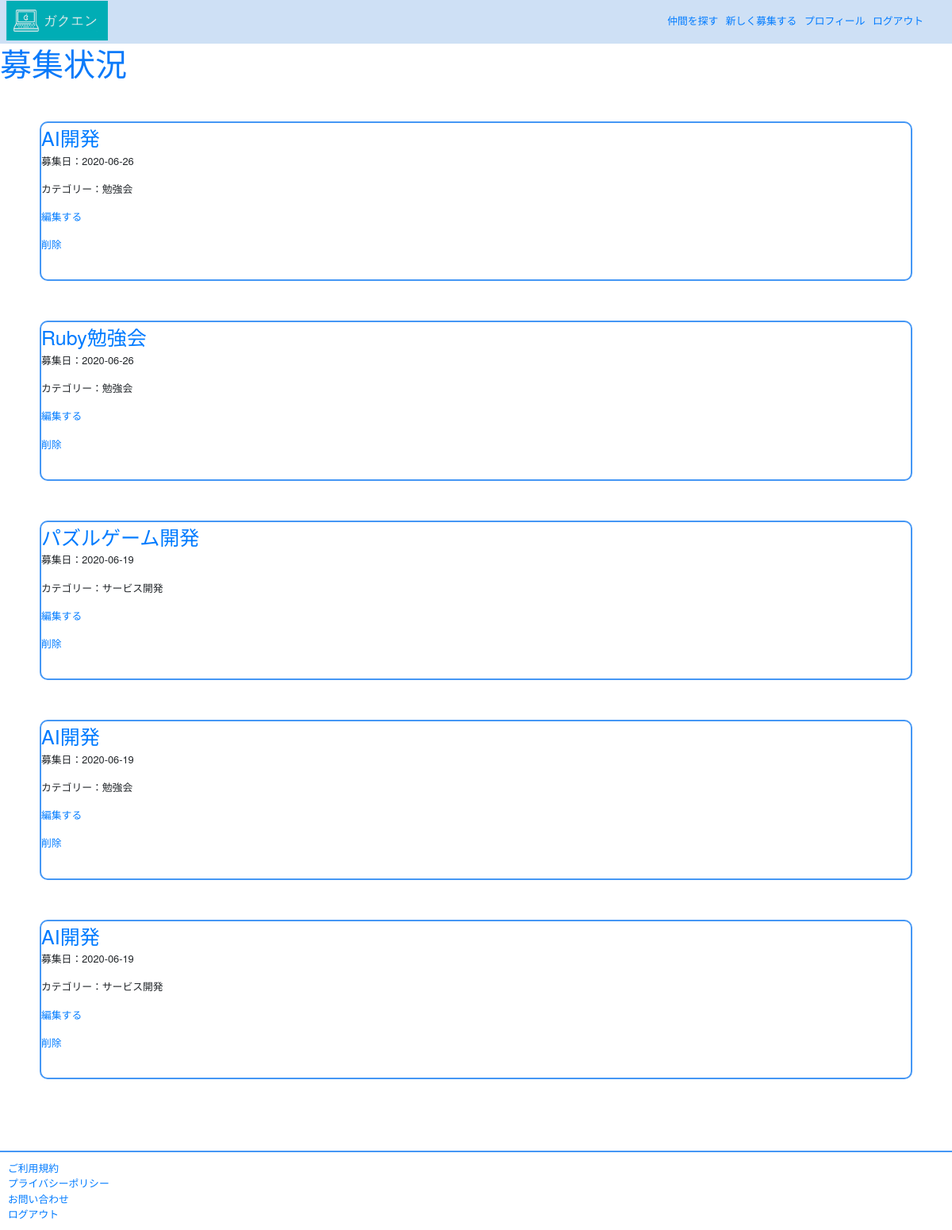
The page /match/recruit (signed in) on the database its author committed.
### match/models.py (models this page shows, shortened)
class Recruit(models.Model):
    recruit_id = models.ForeignKey(Profile,on_delete=models.CASCADE,blank=True,null=True)
    recruit_title = models.CharField(max_length=100)
    recruit_content = models.TextField()
    category = models.CharField(choices=CATEGORY,max_length=25,null=True)
    pub_date = models.DateTimeField(default=timezone.now,null=True)
    class Meta:
        ordering = ('-pub_date',)

### match/views.py (the view)
# urls.py: path('recruit',views.recruit,name='recruit'),
@login_required(login_url='/accounts/login/')
def recruit(request):
    id = request.user.id
    num = Profile.objects.get(id=id)
    count = Recruit.objects.filter(recruit_id=num).count()
    if count > 0:
        result = count
        data = Recruit.objects.filter(recruit_id=num)
        rec_id = Recruit.objects.values('recruit_id').filter(recruit_id=num)[0]
        rec_id = rec_id['recruit_id']
        skill = Language.objects.filter(rec_id=rec_id)
    else :
        result = 0
        data = "現在募集はありません"
        skill = "Notskill"
    params = {
        'data':data,
        'result':result,
        'skill': skill
    }
    return render(request,'match/recruit.html',params)

### match/templates/match/recruit.html (shortened to what this page needs)
{% extends "match/base.html" %}
{% load static %}
{% load bootstrap4 %}
{% block content %}
<link rel="stylesheet" type="text/css" href="{% static 'css/recruit.css' %}">
<link rel="stylesheet" href="https://use.fontawesome.com/releases/v5.5.0/css/all.css">
<h1>募集状況</h1>
{% if result == 0 %}
    <h3>{{data}}</h3>
{% else %}
<table>
    {% for item in data %}
        <div class="recruit">
        <div class="recruit-title"><a href="{% url 'other_recruit' item.id %}">{{ item.recruit_title }}</a></div>
        <p>募集日：{{ item.pub_date|date:"Y-m-j "}}</p>
        <p>カテゴリー：{{ item.category }}</p>
        <p><a href="{% url 'recruit_edit' item.id %}">編集する</a></p>
        <p><a href="{% url 'recruit_delete' item.id %}">削除</a></p>
        <br>
        </div>
    {% endfor %}
</table>
{% endif %}
{% endblock %}

### match/static/css/base.css (style rules this page uses)
* { margin:0; padding:0; }
body { background-color: white; font-size: 80%; font-family: "Helvetica Neue", Arial, "Hiragino Kaku Gothic ProN", "Hiragino Sans", Meiryo, sans-serif; }

### match/static/css/recruit.css (style rules this page uses)
h1 { color: #0a7afa; }
.recruit { border: solid 2px; border-radius: 10px; border-color: #4597F5; margin: 50px; }
.recruit-title { font-size: 25px; }

### rows shown on the page
Recruit: recruit_title "AI開発", pub_date "2020-06-26", category "勉強会"
Recruit: recruit_title "Ruby勉強会", pub_date "2020-06-26", category "勉強会"
Recruit: recruit_title "パズルゲーム開発", pub_date "2020-06-19", category "サービス開発"
Recruit: recruit_title "AI開発", pub_date "2020-06-19", category "勉強会"
Recruit: recruit_title "AI開発", pub_date "2020-06-19", category "サービス開発"
